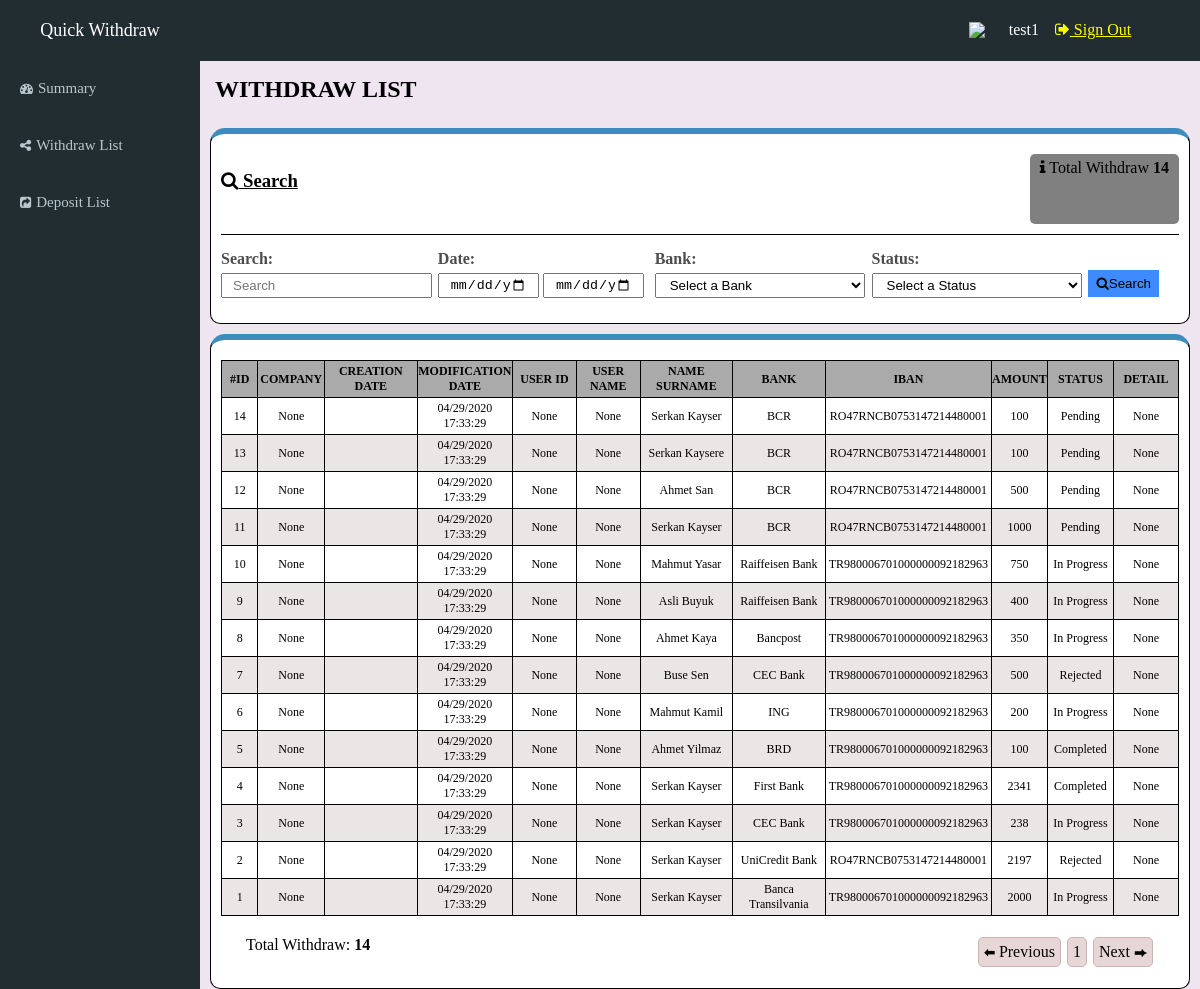
The page /wd_list/ (signed in) on the database as committed earlier.
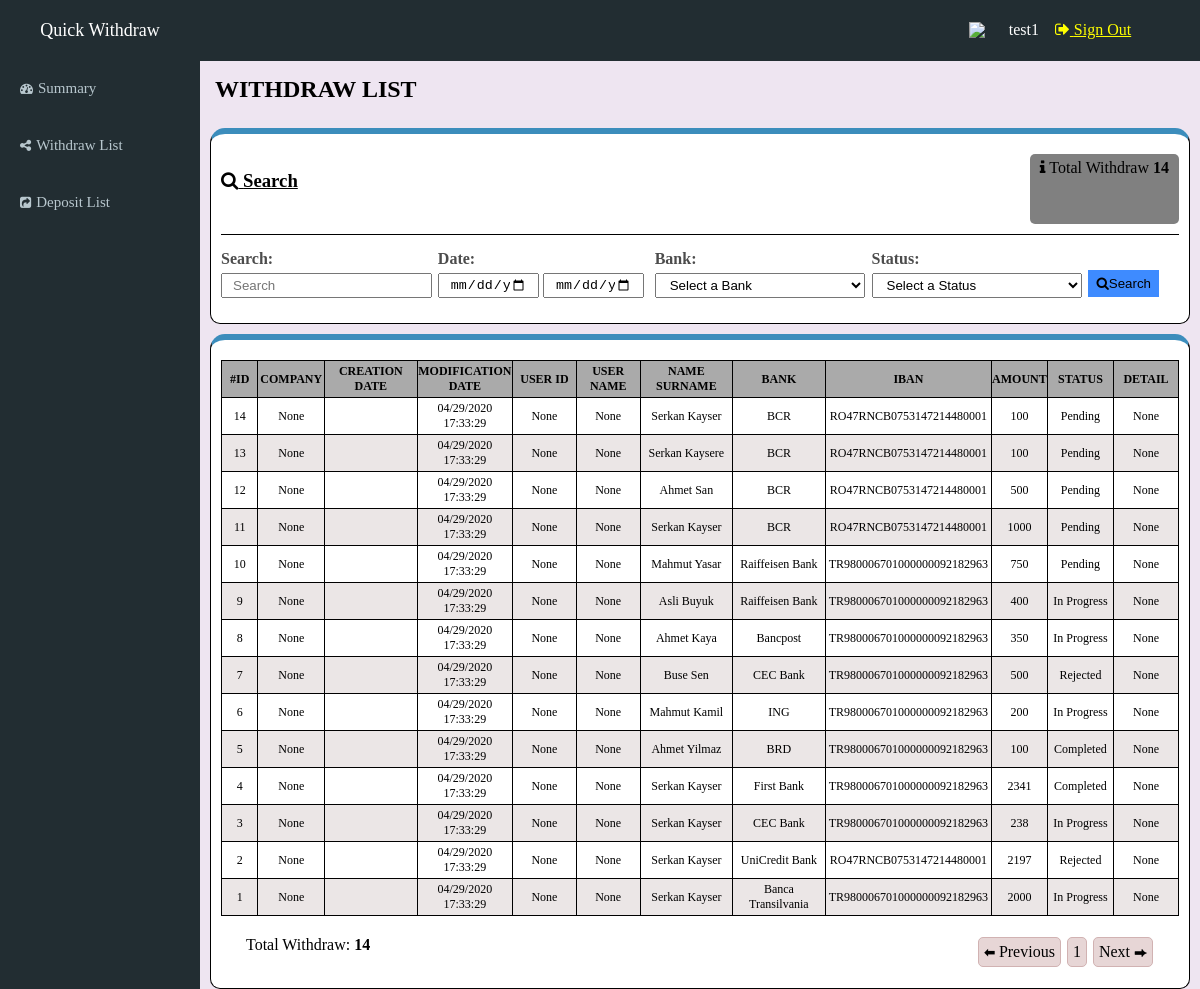
The same page on the database as committed later.
### first_app/models.py (models this page shows, shortened)
class Witdrawal_Form(models.Model):
    id = models.AutoField(unique=True, primary_key=True)
    name = models.CharField(max_length=264)
    all_bank_name = (
        ('Banca Transilvania', 'Banca Transilvania'),
        ('Bancpost', 'Bancpost'),
        ('BCR', 'BCR'),
        ('BRD', 'BRD'),
        ('CEC Bank', 'CEC Bank'),
        ('Credit Europe Bank', 'Credit Europe Bank'),
        ('First Bank', 'First Bank'),
        ('Garanti', 'Garanti'),
        ('ING', 'ING'),
        ('UniCredit Bank', 'UniCredit Bank'),
        ('Raiffeisen Bank', 'Raiffeisen Bank'),
    )
    bank_name = models.CharField(max_length=50, default='' ,choices=all_bank_name)
    iban = models.CharField(max_length=26)
    amount = models.IntegerField()
    all_status = (
        ('Pending', 'Pending'),
        ('In Progress', 'In Progress'),
        ('Completed', 'Completed'),
        ('Rejected', 'Rejected'),
    )
    status = models.CharField(max_length=15, default='Pending', choices=all_status)
    created_date = models.DateTimeField(default=now,editable=False)
    modified_date = models.DateTimeField(auto_now=True)

### first_app/views.py (the view)
# urls.py: path('wd_list/', views.wd_list_pg, name='wd_list'),
@login_required
def wd_list_pg(request):
    withdraw_list = Witdrawal_Form.objects.order_by('-id')
    counter = 0
    for wd in withdraw_list:
        counter += 1
    my_context = {
        'Witdrawal_Form': withdraw_list,
        'Sum': counter,
    }
    return render(request, 'first_app/wd_list_pg.html', context=my_context)

### templates/first_app/wd_list_pg.html (shortened to what this page needs)
{% extends 'first_app/base.html' %}
{% block content %}
<section class="content">
    <h2>WITHDRAW LIST</h2>
    <div class="divSearch">
        <div class="divSearch1-1">
            <h3><i class="fa fa-search"></i> Search</h3>
            <p><i class="fa fa-info"></i> Total Withdraw
              <span class="total" name = "sum">
                {{ Sum }}
              </span></p>
        </div>
        <form class="divSearch1-2" action="{% url 'search_wd' %}" method="get">
            <div class="search1">
                <label for="">Search:</label>
                <input type="text" placeholder="Search" name="q">
            </div>
            <div class="search2">
                <label for="">Date:</label>
                    <div class="searchDate">
                    <input type="date" value="" name="" id="">
                    <input type="date" name="" id="">
                </div>
            </div>
            <div class="search3">
                <label for="">Bank:</label>
                <select name="a" id="">
                    <option value="">Select a Bank</option>
                </select>
            </div>
            <div class="search4">
                <label for="">Status:</label>
                <select name="b" id="">
                    <option value="">Select a Status</option>
                </select>
            </div>
            <div class="search5">
                <button class="searchButton"><i class="fa fa-search"></i>Search</button>
            </div>
        </form>
    </div>
    <div class="withdrawList">
        {% if Witdrawal_Form %}
          <table>
              <tr>
                  <th>#ID</th>
                  <th>COMPANY</th>
                  <th>CREATION DATE</th>
                  <th>MODIFICATION DATE</th>
                  <th>USER ID</th>
                  <th>USER NAME</th>
                  <th>NAME SURNAME</th>
                  <th>BANK</th>
                  <th>IBAN</th>
                  <th>AMOUNT</th>
                  <th>STATUS</th>
                  <th>DETAIL</th>
              </tr>
              <tr>
                {% for cek in Witdrawal_Form %}
                <td>{{ cek.id }} </td>
                <td>{{ None }} </td>
                <td>{{ cek.created_date|date:"SHORT_DATE_FORMAT" }} {{ cek.created_date|time:"H:i:s" }} </td>
                <td>{{ cek.modified_date|date:"SHORT_DATE_FORMAT" }} {{ cek.modified_date|time:"H:i:s" }} </td>
                <td>{{ None }} </td>
                <td>{{ None }} </td>
                <td>{{ cek.name }}</td>
                <td>{{ cek.bank_name }}</td>
                <td>{{ cek.iban }}</td>
                <td>{{ cek.amount }}</td>
                <td>{{ cek.status }}</td>
                <td>{{ None }} </td>
              </tr>
                {% endfor %}
          </table>
        {% else %}
            <p>You dont have any data</p>
        {% endif %}
        <div class="withdrawEnd">
            <p>Total Withdraw:<span class="total"> {{ Sum }} </span></p>
            <div class="pageNumbers">
                <ul>
                    <li><span class="arrow">⬅</span> Previous</li>
                    <li>1</li>
                    <li>Next <span class="arrow">⮕</span></li>
                </ul>
            </div>
        </div>
    </div>
</section>
{% endblock %}

### templates/first_app/base.html (shortened to what this page needs)
{% load staticfiles %}
<!DOCTYPE html>
<html lang="en" dir="ltr">
  <head>
    <link rel="stylesheet" type="text/css" href="{% static 'css/index.css' %}">
    <link rel="stylesheet" href="https://cdnjs.cloudflare.com/ajax/libs/font-awesome/4.7.0/css/font-awesome.min.css">
</head>
  <body>
    <header>
        <nav class="navBarTop">
            <div><a href="{% url 'summary_pg' %}">Quick Withdraw</a></div>
            {% if user.is_authenticated %}
            <div>
              <img src="{% static 'images/profilPhoto.png' %}">
              <p>{{ user.username }}&emsp;</p>
            <div>
              <a href="{% url 'logout' %}" style="color:yellow;"><i class="fa fa-sign-out"></i> Sign Out</a>
            </div>
            </div>
            {% endif %}
        </nav>
        <nav class="navBarLeft">
            <ul>
                <li><a href="{% url 'summary_pg' %}"><i class="fa fa-dashboard"></i> Summary</a></li>
                <li><a href="{% url 'wd_list' %}"><i class="fa fa-share-alt"></i> Withdraw List</a></li>
                <li><a href="{% url 'dp_list' %}"><i class="fa fa-share-square"></i> Deposit List</a></li>
            </ul>
        </nav>
    </header>
    <section>
      {% block content %}
      {% endblock %}
    </section>
  </body>
</html>

Rows that differ between the two databases and show on the page:
changed Witdrawal_Form "Mahmut Yasar": status "In Progress" → "Pending"
